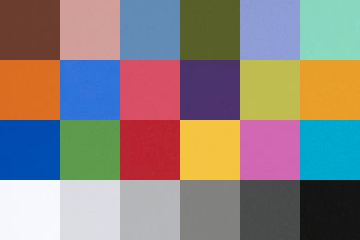
#> input picture tester.png, 360 x 240 px, given in place of the camera
$ python video_analyse.py
#> lines starting #> are read from the running program, lines starting #| are printed output that depends on the picture; after the words box and inside, x2 and y2 are one past the last pixel; in counts of white or black regions, pixels touching at a corner belong together
### color_detect.py
import cv2
import numpy as np
import os
import sys


def detect_red(image):
    lower_red = np.array([0, 50, 50])
    upper_red = np.array([5, 255, 255])
    mask1 = cv2.inRange(image, lower_red, upper_red)

    lower_red = np.array([175, 50, 50])
    upper_red = np.array([180, 255, 255])
    mask2 = cv2.inRange(image, lower_red, upper_red)

    mask = cv2.bitwise_or(mask1, mask2)

    #result = cv2.bitwise_and(image, image, mask=mask)

    return mask

# [29 lines left out: functions detect_blue, detect_red_and_blue, not called in this run]

### video_analyse.py
from threading import Thread
from queue import Queue
import color_detect
import camera
import cv2
import imutils


def play_video():
    vid = cv2.VideoCapture(0)
    while True:
        ret, frame = vid.read()
#> frame is the input picture: shape (240, 360, 3); mean B, G, R 127, 130.8, 140.3
        if not ret:
            break
        frame = imutils.resize(frame, width=450)
#> frame: shape (300, 450, 3)
        frame = cv2.GaussianBlur(frame, (9, 9), 0)
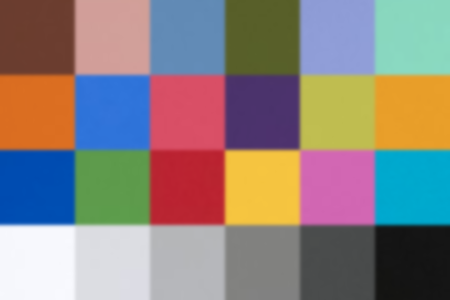
#> frame: shape (300, 450, 3); mean B, G, R 127, 130.8, 140.4
        frame = cv2.cvtColor(frame, cv2.COLOR_BGR2HSV)
#> frame: shape (300, 450, 3); mean H, S, V 79.3, 119.3, 176.9
        frame = color_detect.detect_red(frame)
#> in detect_red, `mask1 = cv2.inRange(image, lower_red, upper_red)`:
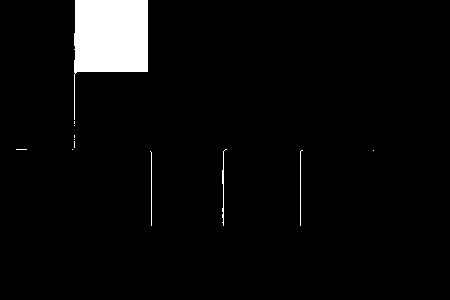
#> mask1: shape (300, 450); 4.2% white; 12 white regions (8 under 20 px), largest, box (x1, y1, x2, y2) and area: (74, 0, 148, 120) 5332, (222, 149, 227, 226) 101, (300, 150, 303, 226) 77, (150, 151, 152, 226) 75
#> in detect_red, `mask2 = cv2.inRange(image, lower_red, upper_red)`:
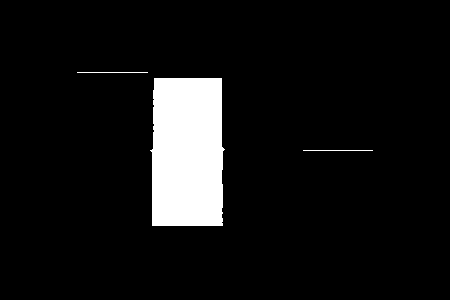
#> mask2: shape (300, 450); 7.8% white; 3 white regions, box (x1, y1, x2, y2) and area: (150, 78, 225, 226) 10333, (77, 72, 148, 73) 71, (303, 150, 373, 151) 70
#> in detect_red, `mask = cv2.bitwise_or(mask1, mask2)`:
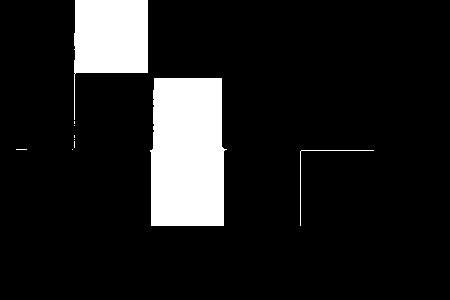
#> mask: shape (300, 450); 11.9% white; 10 white regions (7 under 20 px), largest, box (x1, y1, x2, y2) and area: (150, 78, 227, 226) 10509, (74, 0, 148, 120) 5403, (300, 150, 374, 226) 148
#> (the run stopped early here; a loop or call above may not have finished)
